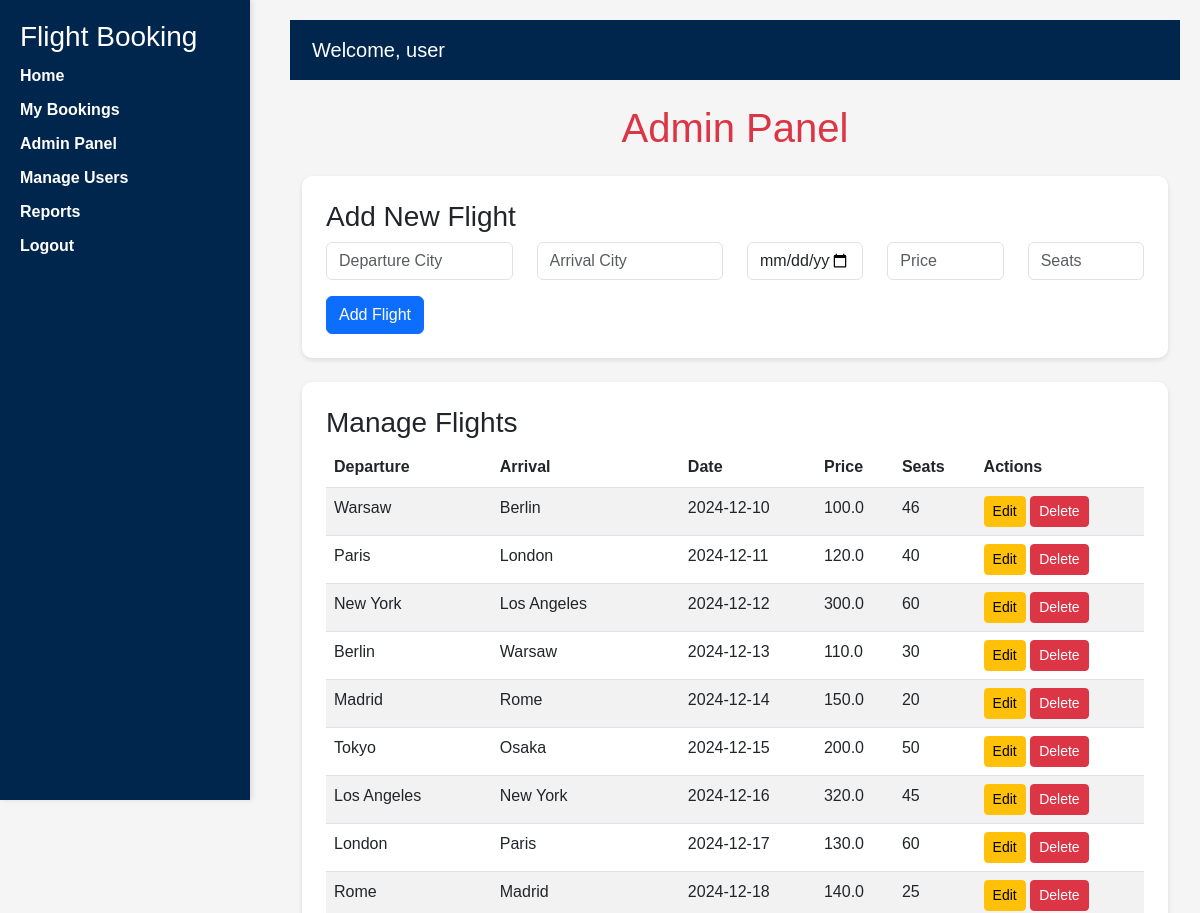
Page /admin (signed in, upper part) on the earlier database version.
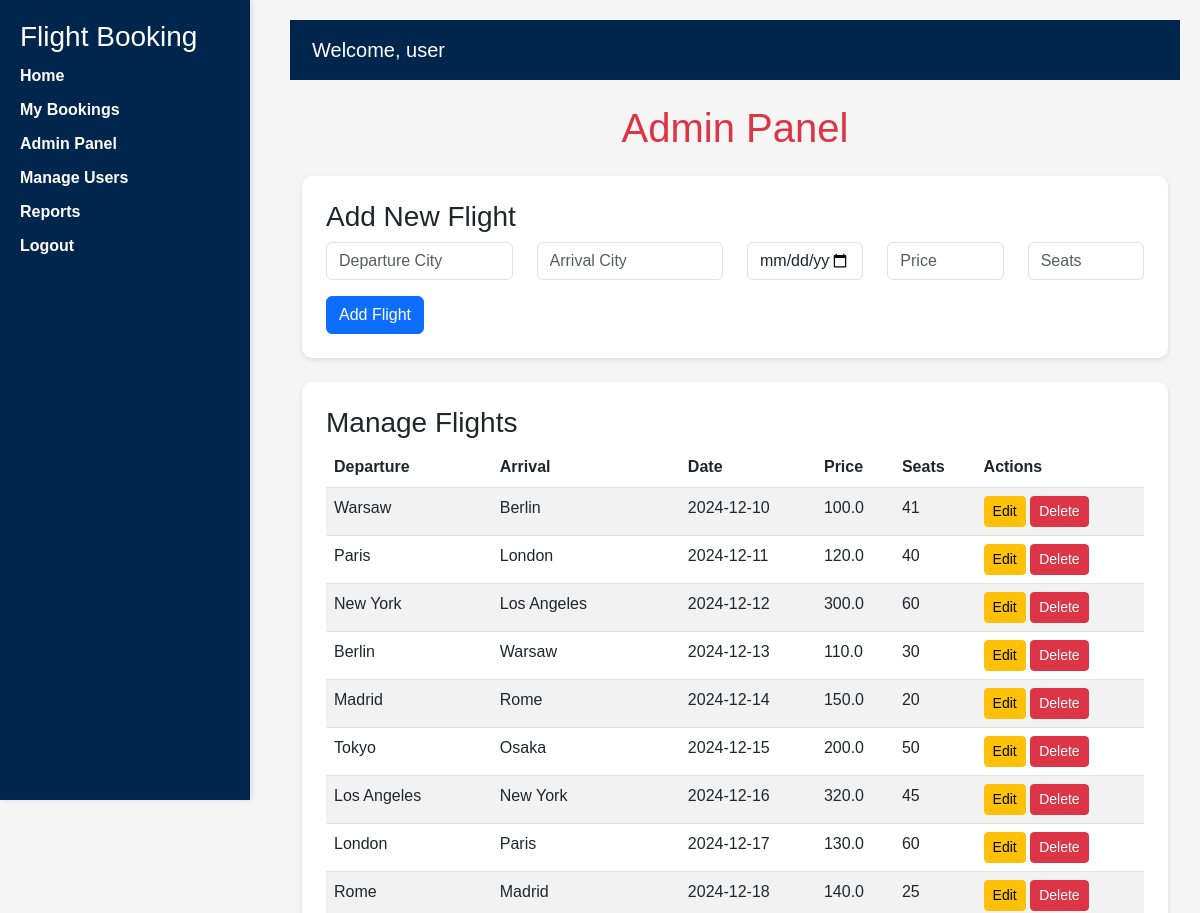
Same page on the later database version.
### app.py (models this page shows)
class Flight(db.Model):
    id = db.Column(db.Integer, primary_key=True)
    departure_city = db.Column(db.String(100), nullable=False)
    arrival_city = db.Column(db.String(100), nullable=False)
    date = db.Column(db.String(100), nullable=False)
    price = db.Column(db.Float, nullable=False)
    available_seats = db.Column(db.Integer, nullable=False)

### app.py (the view, shortened to what this page needs)
@app.route("/admin", methods=["GET", "POST"])
@login_required
def admin():
    if not current_user.is_admin:
        return "Access Denied! Only admins can access this page."
    flights = Flight.query.all()
    return render_template("admin.html", flights=flights)

### app.py (called while the page is built)
@login_manager.user_loader
def load_user(user_id):
    return User.query.get(int(user_id))

    @property
    def is_active(self):
        return True

### templates/admin.html
{% extends "base.html" %}
{% block content %}
<h1 class="text-center text-danger">Admin Panel</h1>
<div class="card mt-4 p-4">
    <h3>Add New Flight</h3>
    <form method="POST">
        <div class="row">
            <div class="col-md-3">
                <input type="text" class="form-control" name="departure_city" placeholder="Departure City" required>
            </div>
            <div class="col-md-3">
                <input type="text" class="form-control" name="arrival_city" placeholder="Arrival City" required>
            </div>
            <div class="col-md-2">
                <input type="date" class="form-control" name="date" required>
            </div>
            <div class="col-md-2">
                <input type="number" class="form-control" name="price" placeholder="Price" required>
            </div>
            <div class="col-md-2">
                <input type="number" class="form-control" name="available_seats" placeholder="Seats" required>
            </div>
        </div>
        <button type="submit" class="btn btn-primary mt-3">Add Flight</button>
    </form>
</div>
<div class="card mt-4 p-4">
    <h3>Manage Flights</h3>
    <table class="table table-striped">
        <thead>
            <tr>
                <th>Departure</th>
                <th>Arrival</th>
                <th>Date</th>
                <th>Price</th>
                <th>Seats</th>
                <th>Actions</th>
            </tr>
        </thead>
        <tbody>
            {% for flight in flights %}
            <tr>
                <td>{{ flight.departure_city }}</td>
                <td>{{ flight.arrival_city }}</td>
                <td>{{ flight.date }}</td>
                <td>{{ flight.price }}</td>
                <td>{{ flight.available_seats }}</td>
                <td>
                    <a href="{{ url_for('edit_flight', flight_id=flight.id) }}" class="btn btn-warning btn-sm">Edit</a>
                    <form action="{{ url_for('delete_flight', flight_id=flight.id) }}" method="POST" style="display:inline;">
                        <button type="submit" class="btn btn-danger btn-sm">Delete</button>
                    </form>
                </td>
            </tr>
            {% endfor %}
        </tbody>
    </table>
</div>
{% endblock %}

Differences in the rows shown:
changed Flight (number 1 of 9 on the later page): available_seats "46" → "41"
